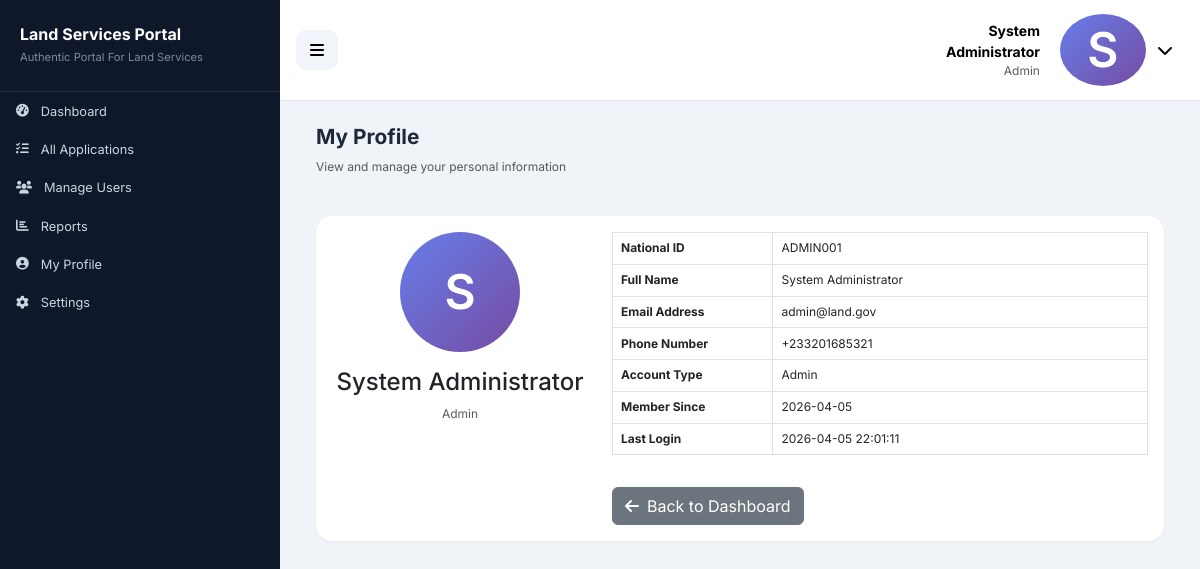
Before: /profile-content (signed in) with the older database file.
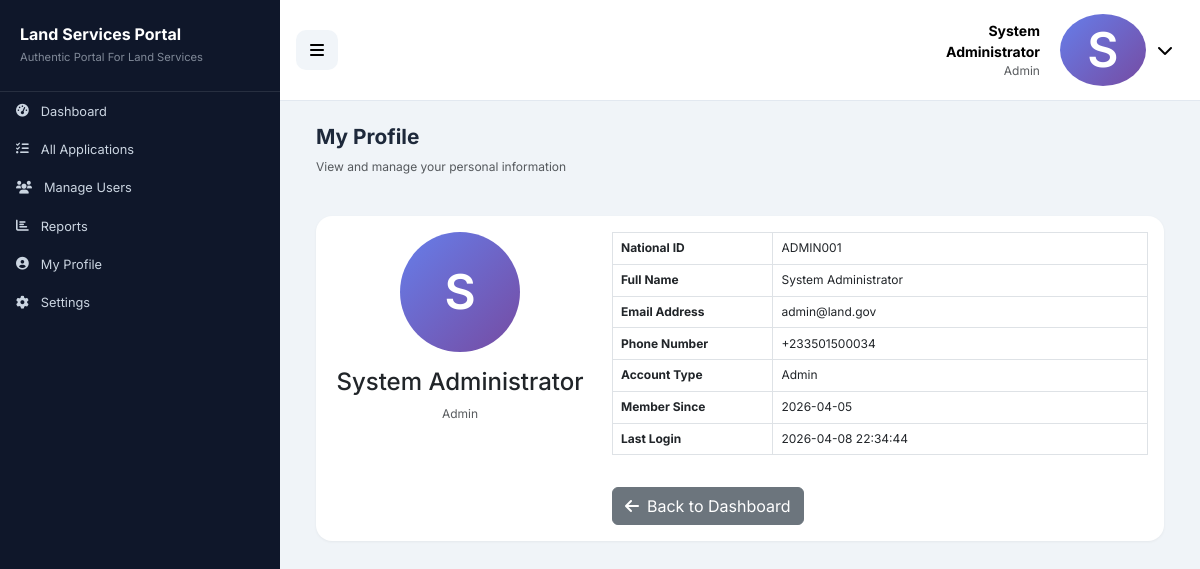
After: the same page with the newer database file.
### tables this page shows
CREATE TABLE users (
            id INTEGER PRIMARY KEY AUTOINCREMENT,
            national_id TEXT UNIQUE NOT NULL,
            full_name TEXT NOT NULL,
            email TEXT UNIQUE NOT NULL,
            phone TEXT NOT NULL,
            password TEXT NOT NULL,
            user_type TEXT DEFAULT 'applicant',
            is_verified BOOLEAN DEFAULT 0,
            created_at TIMESTAMP DEFAULT CURRENT_TIMESTAMP,
            last_login TIMESTAMP
        );

### app.py (the view)
@app.route('/profile-content')
@login_required
def profile_content():
    conn = get_db()
    user = conn.execute('SELECT * FROM users WHERE id = ?', (session['user_id'],)).fetchone()
    conn.close()
    return render_template('profile.html', user=user)

### app.py (called while the page is built)
def get_db():
    import sqlite3
    conn = sqlite3.connect(DATABASE_PATH)
    conn.row_factory = sqlite3.Row
    return conn

def login_required(f):
    @wraps(f)
    def decorated_function(*args, **kwargs):
        if 'user_id' not in session:
            flash('Please login to access this page', 'warning')
            return redirect(url_for('login'))
        return f(*args, **kwargs)
    return decorated_function

@app.context_processor
def inject_datetime():
    return {'datetime': datetime}

### templates/profile.html (shortened to what this page needs)
{% extends "base_private.html" %}
{% block content %}
<div class="container-fluid">
    <div class="row mb-4">
        <div class="col-12">
            <h2 class="fw-bold">My Profile</h2>
            <p class="text-muted">View and manage your personal information</p>
        </div>
    </div>
    <div class="card">
        <div class="card-body">
            <div class="row">
                <div class="col-md-4 text-center">
                    <div class="avatar-lg mx-auto mb-3">
                        <div class="avatar" style="width: 120px; height: 120px; font-size: 48px; margin: 0 auto;">
                            {{ user.full_name[0] if user.full_name else 'U' }}
                        </div>
                    </div>
                    <h4>{{ user.full_name }}</h4>
                    <p class="text-muted">{{ user.user_type|title }}</p>
                </div>
                <div class="col-md-8">
                    <table class="table table-bordered">
                        <tr>
                            <th style="width: 30%;">National ID</th>
                            <td>{{ user.national_id }}</td>
                        </tr>
                        <tr>
                            <th>Full Name</th>
                            <td>{{ user.full_name }}</td>
                        </tr>
                        <tr>
                            <th>Email Address</th>
                            <td>{{ user.email }}</td>
                        </tr>
                        <tr>
                            <th>Phone Number</th>
                            <td>{{ user.phone }}</td>
                        </tr>
                        <tr>
                            <th>Account Type</th>
                            <td>{{ user.user_type|title }}</td>
                        </tr>
                        <tr>
                            <th>Member Since</th>
                            <td>{{ user.created_at[:10] if user.created_at else 'N/A' }}</td>
                        </tr>
                        <tr>
                            <th>Last Login</th>
                            <td>{{ user.last_login[:19] if user.last_login else 'First login' }}</td>
                        </tr>
                    </table>
                    <a href="{{ url_for('dashboard') }}" class="btn btn-secondary mt-3">
                        <i class="fas fa-arrow-left me-2"></i>Back to Dashboard
                    </a>
                </div>
            </div>
        </div>
    </div>
</div>
{% endblock %}

### templates/base_private.html (shortened to what this page needs)
<!DOCTYPE html>
<html lang="en">
<head>
    <link href="https://cdn.jsdelivr.net/npm/bootstrap@5.3.0-alpha1/dist/css/bootstrap.min.css" rel="stylesheet">
    <link rel="stylesheet" href="https://cdnjs.cloudflare.com/ajax/libs/font-awesome/6.0.0/css/all.min.css">
    <link rel="stylesheet" href="{{ url_for('static', filename='css/custom.css') }}">
</head>
<body>
    <div class="sidebar" id="sidebar">
        <div class="sidebar-header">
            <h3>Land Services Portal</h3>
            <p>Authentic Portal For Land Services</p>
        </div>
        <div class="nav flex-column">
            <a href="{{ url_for('dashboard') }}" class="sidebar-link {% if request.endpoint == 'dashboard' %}active{% endif %}">
                <i class="fas fa-tachometer-alt"></i><span>Dashboard</span>
            </a>
            {% if session.user_type != 'admin' %}
                <a href="{{ url_for('book_appointment') }}" class="sidebar-link">
                    <i class="fas fa-calendar-plus"></i><span>Book Appointment</span>
                </a>
            {% else %}
                <a href="{{ url_for('manage_applications') }}" class="sidebar-link">
                    <i class="fas fa-tasks"></i><span>All Applications</span>
                </a>
                <a href="{{ url_for('manage_users') }}" class="sidebar-link">
                    <i class="fas fa-users"></i><span>Manage Users</span>
                </a>
                <a href="{{ url_for('reports') }}" class="sidebar-link">
                    <i class="fas fa-chart-bar"></i><span>Reports</span>
                </a>
            {% endif %}
            <a href="{{ url_for('profile') }}" class="sidebar-link">
                <i class="fas fa-user-circle"></i><span>My Profile</span>
            </a>
            <a href="{{ url_for('settings') }}" class="sidebar-link">
                <i class="fas fa-cog"></i><span>Settings</span>
            </a>
        </div>
    </div>
    <div class="main-content" id="mainContent">
        <div class="top-navbar">
            <button class="toggle-btn" id="toggleSidebar">
                <i class="fas fa-bars"></i>
            </button>
            <div class="user-dropdown">
                <button class="user-trigger" id="dropdownTrigger">
                    <div class="text-end me-2">
                        <div class="small fw-bold">{{ session.user_name }}</div>
                        <div class="small text-muted">{{ session.user_type|title }}</div>
                    </div>
                    <div class="avatar">{{ session.user_name[0] if session.user_name else 'U' }}</div>
                    <i class="fas fa-chevron-down"></i>
                </button>
            </div>
        </div>
        <div class="p-4">
            {% block content %}{% endblock %}
        </div>
    </div>
</body>
</html>

Changed rows visible on the page:
changed users "System Administrator": phone "+233201685321" → "+233501500034"; last_login "2026-04-05 22:01:11" → "2026-04-08 22:34:44"
